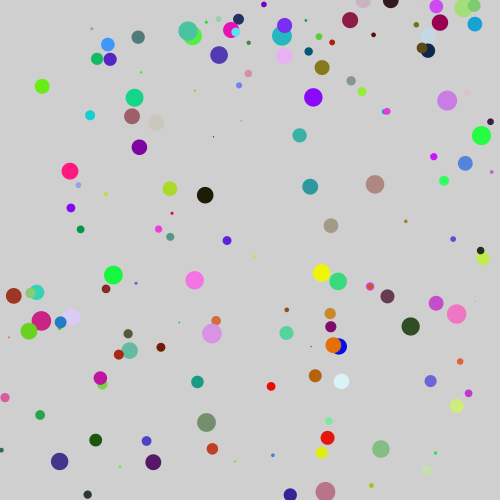
Frame 1 (no input)
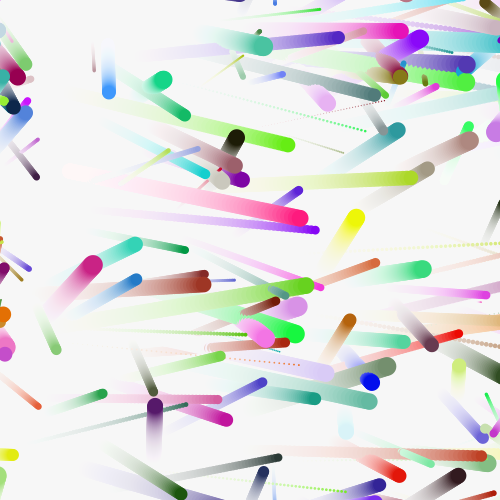
Frame 60 (the mouse pressed at the canvas centre just before this capture)
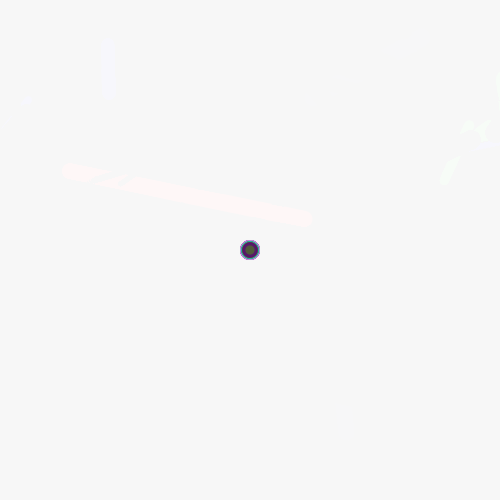
Frame 120 (the mouse held since frame 60 and released just before this capture)

The Processing sketch that drew these frames (run headless with seeded random() and noise(); from frame 60 on, the mouse is pressed at the canvas centre):

// Processing sketch: processing_42353
// ── processing_42353.pde

int NUM_BALLS = 150;

Ball[] myBalls = new Ball[NUM_BALLS];

Ball myBall;
Ball myBall2;

void setup()
{
  size(500, 500);
  smooth();
  noStroke();
  //  myBall = new Ball();
  //  myBall2 = new Ball();
  //  myBall2.col = color (255, 0, 0);
  // myBall2.posX = 20;
  // myBall2.posY = 100;
  // myBall2.myDiameter = 80;
  // myBall2.speedX++; 
  for (int i = 0; i < NUM_BALLS; i++)
  { 
    myBalls[i] = new Ball();
    myBalls[i].posX = random(0, width);
    myBalls[i].posY = random(0, height);
    myBalls[i].speedX = random(0, 5);
    myBalls[i].myDiameter = random(1, 20);
  }
}

void draw()
{ fill(255, 15);
  rect(0, 0, width, height);
  //myBall.update();
  //myBall2.update();
  for (int i = 0; i < NUM_BALLS; i++)
  { 
    myBalls[i].update();
  }
}

class Ball {
  float posX = 250;
  float posY = 250;
  float myDiameter = 20;
  float speedX = cos(random(0.1, TWO_PI));
  float speedY = sin(random(0.1, TWO_PI));
  int col = color(random(0, 255), random(0, 255), random(0, 255));

  void update()
  { 
    fill(col);
    ellipse(posX, posY, myDiameter, myDiameter);

    posX = posX + speedX;
    posY = posY + speedY;

    if (posX > width+myDiameter/2)
    {
      posX = 0-myDiameter/2;
      speedX = -cos(random(0.1, TWO_PI*2));
      
    }
    if (posX < 0-myDiameter/2)
    {
      posX = width + myDiameter/2;
      speedX = cos(random(0.1, TWO_PI*2));
    }

    if (posY > height+myDiameter/2)
    {
      posY = 0-myDiameter/2;
      speedY = -sin(random(0.1, TWO_PI*2));
    }

    if (posY < 0 - myDiameter/2)
    { 
      posY = height + myDiameter/2;
      speedY = sin(random(0.1, TWO_PI*2));
    }
    
    if (mousePressed == true)
    { posX = mouseX;
    posY = mouseY;
    }
  }
}
                
